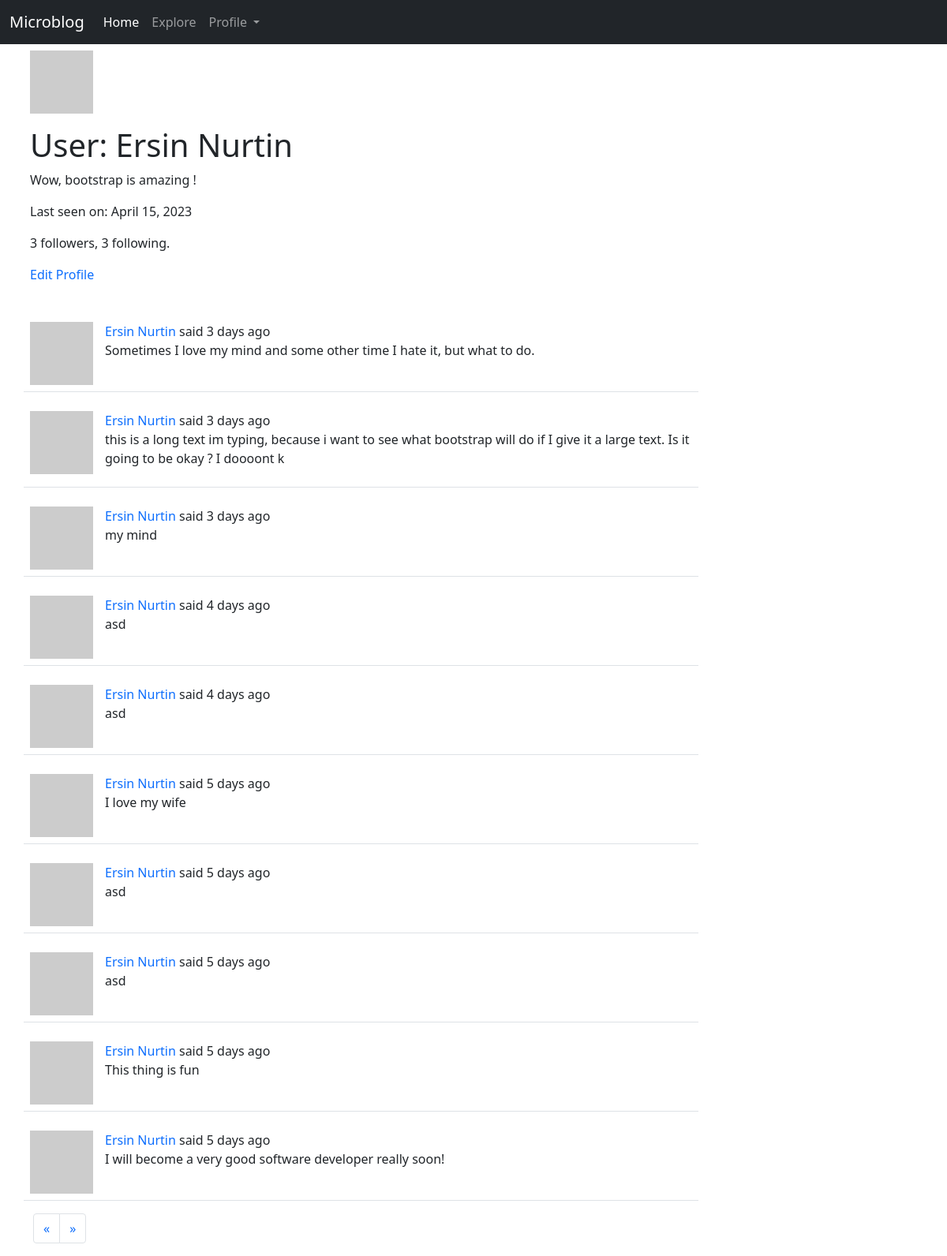
The app's page /user/Ersin Nurtin (signed in) with its own data.
### app/models.py (models this page shows, shortened)
class User(UserMixin, db.Model):
	id = db.Column(db.Integer, primary_key=True)
	username = db.Column(db.String(64), index=True, unique=True)
	email = db.Column(db.String(120), index=True, unique=True)
	password_hash = db.Column(db.String(128))
	about_me = db.Column(db.String(140))
	last_seen = db.Column(db.DateTime, default=datetime.utcnow())
	posts = db.relationship('Post', backref='author', lazy='dynamic')
	followed = db.relationship(
		'User', secondary=followers,
		primaryjoin=(followers.c.follower_id == id),
		secondaryjoin=(followers.c.followed_id == id),
		backref=db.backref('followers', lazy='dynamic'), lazy='dynamic')
	def avatar(self, size):
		digest = md5(self.email.lower().encode('utf-8')).hexdigest()
		return f"https://www.gravatar.com/avatar/{digest}?d=identicon&s={size}"

class Post(db.Model):
	id = db.Column(db.Integer, primary_key=True)
	body = db.Column(db.String(140))
	timestamp = db.Column(db.DateTime, index=True, default=datetime.utcnow)
	user_id = db.Column(db.Integer, db.ForeignKey('user.id'))

### app/routes.py (the view)
@app.route('/user/<username>')
@login_required
def user(username):
	user_ = User.query.filter_by(username=username).first_or_404()
	form = EmptyForm()
	page = request.args.get('page', 1, type=int)
	posts = user_.posts.order_by(Post.timestamp.desc()).paginate(
		page=page, per_page=app.config['POSTS_PER_PAGE'], error_out=False)
	next_url = url_for('user', username=user_.username, page=posts.next_num) if posts.has_next else '#'
	prev_url = url_for('user', username=user_.username, page=posts.prev_num) if posts.has_prev else '#'
	return render_template('user.html', user=user_, posts=posts.items, form=form, next_url=next_url, prev_url=prev_url)

### app/__init__.py (called while the page is built)
def get_locale():
	user = getattr(g, 'user', None)
	if user is not None:
		return user.locale
	return request.accept_languages.best_match(app.config['LANGUAGES'])

### app/models.py (called while the page is built)
@login.user_loader
def load_user(user_id):
	return User.query.get(int(user_id))

### app/routes.py (called while the page is built)
@app.before_request
def before_request():
	if current_user.is_authenticated:
		current_user.last_seen = datetime.utcnow()
		db.session.commit()

@app.before_request
def before_request():
	g.locale = str(get_locale())

### app/templates/user.html (shortened to what this page needs)
{% extends "layout.html" %}
{% block content %}
<div class="container">
    <table class="table table-borderless">
        <tr class="row">
            <td>
                <img src="{{ user.avatar(128) }}" alt="user image"/>
            </td>
            <td>
                <h1>{{ _('User') }}: {{ user.username }}</h1>
                {% if user.about_me %}<p>{{ user.about_me }}</p>{% endif %}
                {% if user.last_seen %}<p>{{ _('Last seen on') }}: {{ moment(user.last_seen).format('LL') }}</p>{% endif %}
                <p>{{ user.followers.count() }} {{ _('followers') }}, {{ user.followed.count() }} {{ _('following') }}.</p>
                {% if user == current_user %}
                <p><a style="text-decoration: none" href="{{ url_for('edit_profile') }}">{{ _('Edit Profile') }}</a></p>
                {% else %}
                <p>
                    <form action="{{ url_for('unfollow', username=user.username) }}" method="post">
                        {{ form.hidden_tag() }}
                        {{ form.submit(class_='btn btn-secondary', value='Unfollow') }}
                    </form>
                {% endif %}
            </td>
        </tr>
    </table>
</div>
    {% for post in posts %}
        {% include '_post.html' %}
    {% endfor %}
    <div class="container">
    <nav>
      <ul class="pagination">
        <li class="page-item">
          <a class="page-link {% if prev_url %} disabled {% endif %}" href="{{ prev_url or '#' }}" aria-label="Previous">
            <span aria-hidden="true">&laquo;</span>
          </a>
        </li>
        <li class="page-item">
          <a class="page-link {% if next_url %} disabled {% endif %}" href="{{ next_url or '#' }}" aria-label="Next">
            <span aria-hidden="true">&raquo;</span>
          </a>
        </li>
      </ul>
    </nav>
    </div>
{% endblock content %}

### app/templates/_post.html (shortened to what this page needs)
<div class="container">
    <table class="table table-hover">
      <tr class="row">
        <td class="col-1"><a href="{{ url_for('user', username=post.author.username) }}"><img src=" {{ post.author.avatar(70) }}" alt="user image"/></a>
        <td class="col-8">
          {{ _('%(username)s said %(when)s', username=user_link, when=moment(post.timestamp).fromNow()) }}
          <br>
          <p class="text-body">{{ post.body }}</p>
        </td>
      </tr>
    </table>
</div>

### records on screen
User: username "Ersin Nurtin", about_me "Wow, bootstrap is amazing !", last_seen "April 15, 2023"
Post: body "Sometimes I love my mind and some other time I hate it, but what to do."
Post: body "this is a long text im typing, because i want to see what bootstrap will do if I give it a large text. Is it going to be okay ? I doooont k"
Post: body "my mind"
Post: body "asd"
Post: body "asd"
Post: body "I love my wife"
Post: body "asd"
Post: body "asd"
Post: body "This thing is fun"
Post: body "I will become a very good software developer really soon!"

### other values on screen
{{ user.followers.count() }} "3"
{{ user.followed.count() }} "3"
